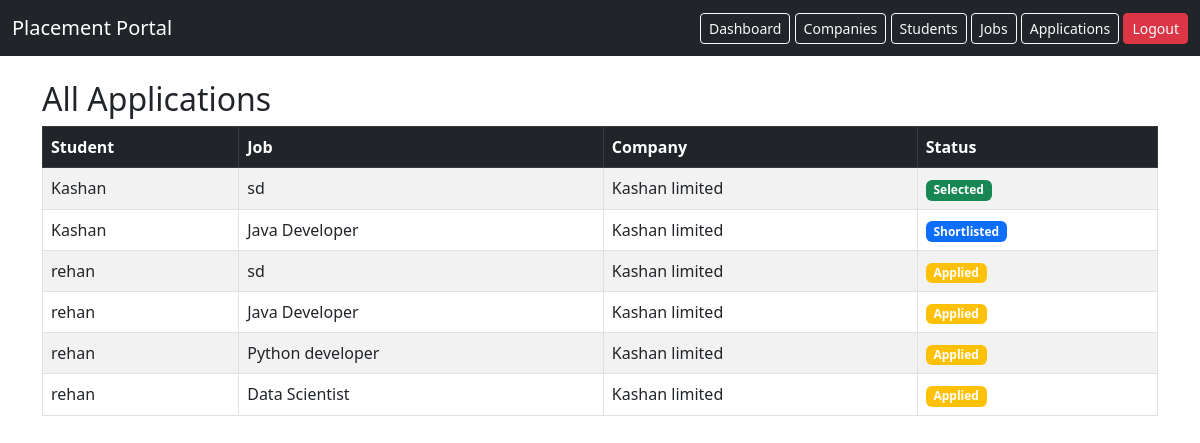
The app's page /admin/applications (signed in) with its own data.
### models.py (models this page shows)
class Application(db.Model):
    __tablename__ = 'applications'
    id = db.Column(db.Integer, primary_key=True)
    applied_on = db.Column(db.DateTime, default=datetime.utcnow)
    status = db.Column(db.String(50), default='Applied')
    student_id = db.Column(
        db.Integer,
        db.ForeignKey('students.id'),
        nullable=False
    )
    job_id = db.Column(
        db.Integer,
        db.ForeignKey('jobs.id'),
        nullable=False
    )
    __table_args__ = (
        db.UniqueConstraint('student_id', 'job_id', name='unique_student_job'),
    )

class Student(db.Model):
    __tablename__ = 'students'
    id = db.Column(db.Integer, primary_key=True)
    name = db.Column(db.String(150), nullable=False)
    email = db.Column(db.String(120), unique=True, nullable=False)
    password = db.Column(db.String(200), nullable=False)
    applications = db.relationship('Application', backref='student', lazy=True)
    education = db.Column(db.String(200))
    resume_text = db.Column(db.Text)
    resume_link = db.Column(db.String(300))
    skills = db.Column(db.String(300))
    cgpa = db.Column(db.Float)
    linkedin = db.Column(db.String(300))
    github = db.Column(db.String(300))
    location = db.Column(db.String(200))
    is_active = db.Column(db.Boolean, default=True)
    contact = db.Column(db.String(15))

class Job(db.Model):
    __tablename__ = 'jobs'
    id = db.Column(db.Integer, primary_key=True)
    title = db.Column(db.String(150), nullable=False)
    description = db.Column(db.Text)
    status = db.Column(db.String(50), default='Pending')
    salary = db.Column(db.Integer)
    deadline = db.Column(db.Date)
    skills = db.Column(db.String(200))
    location = db.Column(db.String(200))
    cgpa_cutoff = db.Column(db.Float)
    approved = db.Column(db.Boolean, default=False)
    company_id = db.Column(
        db.Integer,
        db.ForeignKey('companies.id'),
        nullable=False
    )
    applications = db.relationship('Application', backref='job', lazy=True)

class Company(db.Model):
    __tablename__ = 'companies'
    id = db.Column(db.Integer, primary_key=True)
    name = db.Column(db.String(150), nullable=False)
    email = db.Column(db.String(120), unique=True, nullable=False)
    approved = db.Column(db.Boolean, default=False)
    industry = db.Column(db.String(100))
    password = db.Column(db.String(200), nullable=False)
    is_active = db.Column(db.Boolean, default=True)
    jobs = db.relationship('Job', backref='company', lazy=True)

### app.py (the view)
@app.route('/admin/applications')
def admin_applications():
    if session.get('role') != "admin":
        return redirect(url_for('admin_login'))
    applications = Application.query.all()
    return render_template(
        'admin_applications.html',
        applications=applications
    )

### templates/admin_applications.html
{% extends "base.html" %}
{% block content %}
<h2>All Applications</h2>
<table class="table table-striped table-bordered">
    <thead class="table-dark">
        <tr>
            <th>Student</th>
            <th>Job</th>
            <th>Company</th>
            <th>Status</th>
        </tr>
    </thead>
    <tbody>
        {% for a in applications %}
        <tr>
            <td>{{ a.student.name }}</td>
            <td>{{ a.job.title }}</td>
            <td>{{ a.job.company.name }}</td>
            <td>
                {% if a.status == "Selected" %}
                    <span class="badge bg-success">Selected</span>
                {% elif a.status == "Shortlisted" %}
                    <span class="badge bg-primary">Shortlisted</span>
                {% elif a.status == "Rejected" %}
                    <span class="badge bg-danger">Rejected</span>
                {% else %}
                    <span class="badge bg-warning">Applied</span>
                {% endif %}
            </td>
        </tr>
        {% endfor %}
    </tbody>
</table>
{% endblock %}

### records on screen
Application: student.name "Kashan", job "sd", job.company.name "Kashan limited", status "Selected"
Application: student.name "Kashan", job "Java Developer", job.company.name "Kashan limited", status "Shortlisted"
Application: student.name "rehan", job "sd", job.company.name "Kashan limited", status "Applied"
Application: student.name "rehan", job "Java Developer", job.company.name "Kashan limited", status "Applied"
Application: student.name "rehan", job "Python developer", job.company.name "Kashan limited", status "Applied"
Application: student.name "rehan", job "Data Scientist", job.company.name "Kashan limited", status "Applied"
